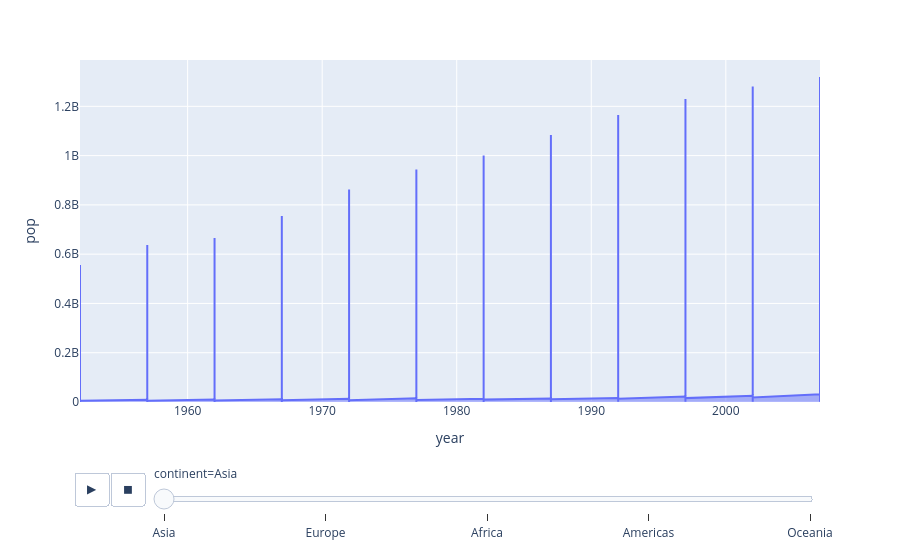

The notebook cell saved with this chart:
### Code cell
px.area(df, x='year', y='pop', animation_frame='continent')

### Figure 1 — Plotly figure (JSON) as saved in the notebook; plotly's stock layout.template omitted (floating-point values rounded to 4 significant figures; data arrays with more than 128 entries replaced by an {"elided": "..."} marker saying what was removed)
{"data": [{"fillpattern": {"shape": ""}, "hovertemplate": "continent=Asia<br>year=%{x}<br>pop=%{y}<extra></extra>", "legendgroup": "", "line": {"color": "#636efa"}, "marker": {"symbol": "circle"}, "mode": "lines", "name": "", "orientation": "v", "showlegend": false, "stackgroup": "1", "type": "scatter", "x": {"elided": "396 int values"}, "xaxis": "x", "y": {"elided": "396 int values"}, "yaxis": "y"}], "layout": {"legend": {"tracegroupgap": 0}, "margin": {"t": 60}, "sliders": [{"active": 0, "currentvalue": {"prefix": "continent="}, "len": 0.9, "pad": {"b": 10, "t": 60}, "steps": [{"args": [["Asia"], {"frame": {"duration": 0, "redraw": false}, "fromcurrent": true, "mode": "immediate", "transition": {"duration": 0, "easing": "linear"}}], "label": "Asia", "method": "animate"}, {"args": [["Europe"], {"frame": {"duration": 0, "redraw": false}, "fromcurrent": true, "mode": "immediate", "transition": {"duration": 0, "easing": "linear"}}], "label": "Europe", "method": "animate"}, {"args": [["Africa"], {"frame": {"duration": 0, "redraw": false}, "fromcurrent": true, "mode": "immediate", "transition": {"duration": 0, "easing": "linear"}}], "label": "Africa", "method": "animate"}, {"args": [["Americas"], {"frame": {"duration": 0, "redraw": false}, "fromcurrent": true, "mode": "immediate", "transition": {"duration": 0, "easing": "linear"}}], "label": "Americas", "method": "animate"}, {"args": [["Oceania"], {"frame": {"duration": 0, "redraw": false}, "fromcurrent": true, "mode": "immediate", "transition": {"duration": 0, "easing": "linear"}}], "label": "Oceania", "method": "animate"}], "x": 0.1, "xanchor": "left", "y": 0, "yanchor": "top"}], "updatemenus": [{"buttons": [{"args": [null, {"frame": {"duration": 500, "redraw": false}, "fromcurrent": true, "mode": "immediate", "transition": {"duration": 500, "easing": "linear"}}], "label": "&#9654;", "method": "animate"}, {"args": [[null], {"frame": {"duration": 0, "redraw": false}, "fromcurrent": true, "mode": "immediate", "transition": {"duration": 0, "easing": "linear"}}], "label": "&#9724;", "method": "animate"}], "direction": "left", "pad": {"r": 10, "t": 70}, "showactive": false, "type": "buttons", "x": 0.1, "xanchor": "right", "y": 0, "yanchor": "top"}], "xaxis": {"anchor": "y", "domain": [0, 1], "title": {"text": "year"}}, "yaxis": {"anchor": "x", "domain": [0, 1], "title": {"text": "pop"}}}}
